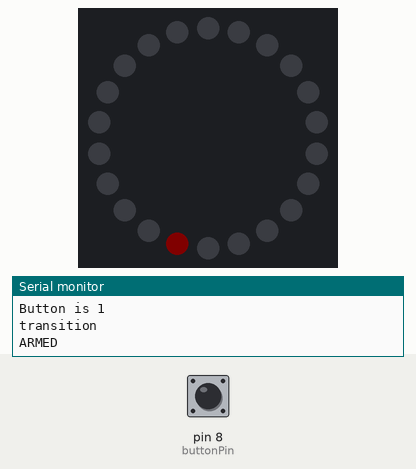
Simulated run of this sketch. Board: Arduino Uno, built with avr-gcc and run on an emulated ATmega328P. On the bench: 22 RGB LEDs in a ring, first at the top, clockwise, the last lines printed to the serial monitor. The test bench sets the inputs (shaded band); at power-on: pin 8 (buttonPin) HIGH. Dim RGB values are drawn brighter than linear.

Above: at 1.2 s.
1.3 s: pin 8 (buttonPin) pulled LOW for 0.15 s
At 1.39 s:
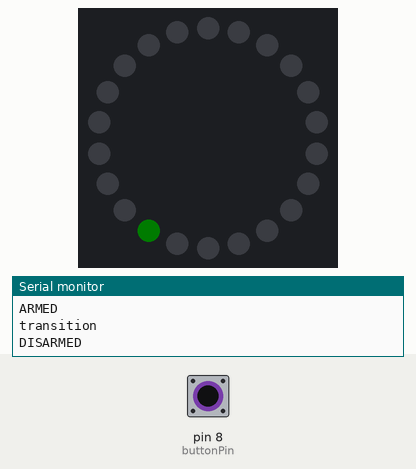
2.9 s: pin 8 (buttonPin) pulled LOW for 3.2 s
Timing chart, 0 to 5.9 s (numbered marks = the images above; inputs shaded):
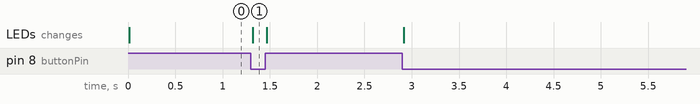

The sketch:

fastled-test2.ino
```cpp
#include <FastLED.h>
//fastled stuff
#define NUM_LEDS 22
#define NUM_RING_LEDS 12
#define DATA_PIN 7
#define disarmed_LED 12
#define armed_LED 13
#define SAS_LED 14
#define rot1p_LED 15
#define rot1m_LED 16
#define rot1b_LED 17
CRGB leds[NUM_LEDS];

//button stuff
const int buttonPin = 8;
//start with led OFF
int armButtonState;
//unpressed is assumd
int lastarmButtonState;
unsigned long lastDebounceTime = 0;
unsigned long debounceDelay = 12;
//LED brightness stuff
int brightness = 5;

void setup() {
  //LED stuff
  FastLED.addLeds<NEOPIXEL, DATA_PIN>(leds, NUM_LEDS);
  FastLED.setBrightness(brightness);
  leds[disarmed_LED] = CRGB::Blue;
  leds[armed_LED] = CRGB::Black;
  leds[SAS_LED] = CRGB::Black;
  leds[rot1p_LED] = CRGB::Black;
  leds[rot1m_LED] = CRGB::Black;
  leds[rot1b_LED] = CRGB::Black;
  //spare
  leds[18] = CHSV(0, 255, 16);
  leds[19] = CHSV(63, 255, 16);
  leds[20] = CHSV(127, 255, 16);
  leds[21] = CHSV(255, 255, 16);
  //END LEDS
  FastLED.show();
  //button stuff
  //default unpressed=HIGH
  pinMode(buttonPin, INPUT_PULLUP);
  int armButtonState = digitalRead(buttonPin);
  lastarmButtonState=armButtonState;
  //The rest
  Serial.begin(115200);
  Serial.println("setup complete");
  Serial.print("Button is ");
  Serial.println(armButtonState);
}

void loop() {
  int reading = digitalRead(buttonPin);
  if (reading != lastarmButtonState) {
    lastDebounceTime = millis();
  }
  if ((millis() - lastDebounceTime) > debounceDelay) {
    if (reading != armButtonState) {
      armButtonState = reading;
      Serial.println("transition");
      if (armButtonState == HIGH ) {
        Serial.println("ARMED");
        leds[disarmed_LED] = CRGB::Red;
        leds[armed_LED] = CRGB::Black;
      }
      else {
        Serial.println("DISARMED");
        leds[armed_LED] = CRGB::Green;
        leds[disarmed_LED] = CRGB::Black;;
      }
    }
  }

  FastLED.show();
  lastarmButtonState = reading;
}
```

Measured:
- after the input at 1.3 s, the LEDs: change at once (image 1)
